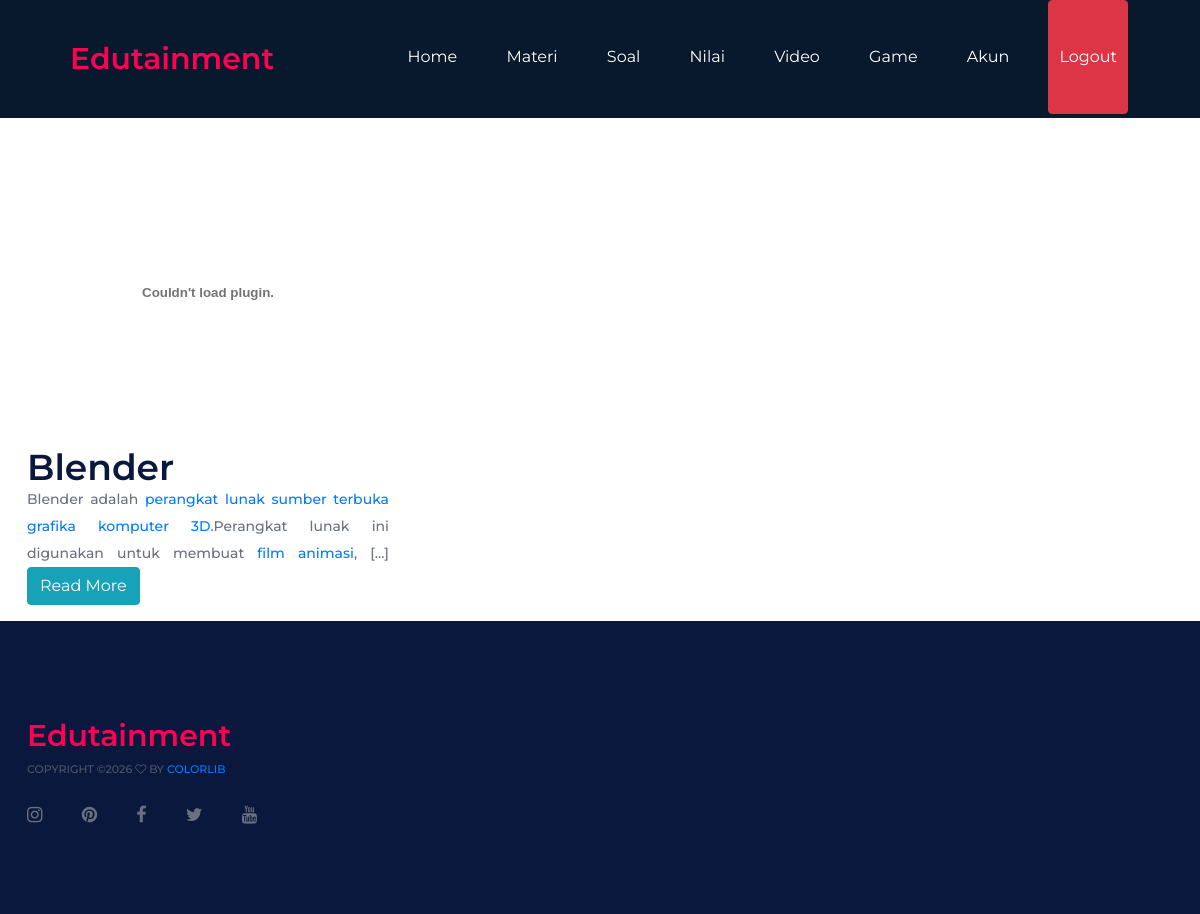
Page /utama.php?page=materi (signed in) on the committed database.
### tables this page shows
CREATE TABLE `materi` (
  `id_materi` int(11) NOT NULL,
  `judul` varchar(50) NOT NULL,
  `isimateri` text NOT NULL,
  `swf` varchar(100) NOT NULL,
  `tanggal` date NOT NULL
);

### modul/materi.php (the view)
<br>
 <?php
    $sql = mysqli_query($koneksi,"select * from materi order by id_materi desc ");
    while($data=mysqli_fetch_array($sql)){
        $isimateri = substr($data['isimateri'],0,1000);
        $isimateri = substr($data['isimateri'],0,strrpos($isimateri," "));
?>
        <div class="container">
            <div class="row">
           <div class="col-sm-4 lg-10" data-scrollreveal='wait 0.10s'>
            <?php if($data['swf']!="") ?><embed src="gambar/swf/<?php echo $data['swf']; ?>" width="100%" height="300" class="thumbnail"  data-lightbox="example-set">
             <h2 class="fancybox"><?php echo $data['judul']; ?></h2>
            <?php echo $isimateri; ?> [...]
            <a href="?page=materi_detail&id=<?php echo $data['id_materi']; ?>" class="btn btn-info btn-xs">Read More</a>
            </div>
            </div>
        </div>
<?php
}
?>

### assets/css/style.css (style rules this page uses)
html, body { height: 100%; font-family: "Montserrat", sans-serif; -webkit-font-smoothing: antialiased; font-smoothing: antialiased; }
h1, h2, h3, h4, h5, h6 { margin: 0; color: #0a183d; font-weight: 600; line-height: 1; }
h2 { font-size: 36px; }
p { font-size: 15px; color: #6a7080; line-height: 1.8; font-weight: 500; }
@media (min-width: 1200px) { .container { max-width: 1176px; } }

### rows in the picture
materi: judul "Blender", isimateri "Blender adalah perangkat lunak sumber terbuka grafika komputer 3D .Perangkat lunak ini digunakan untuk membuat film animasi ,"
